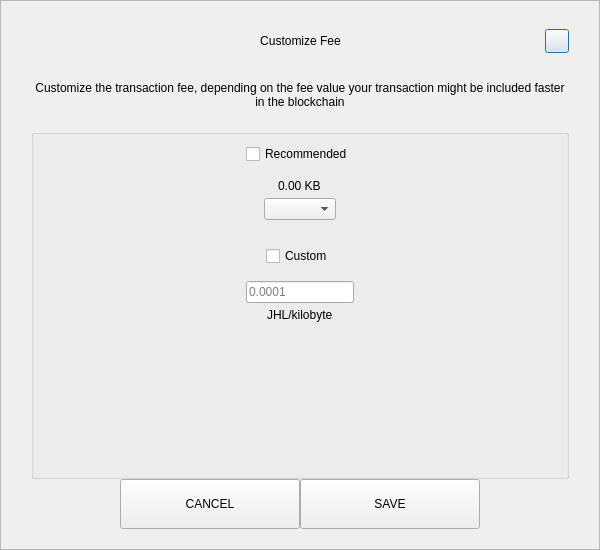
<?xml version="1.0" encoding="UTF-8"?>
<ui version="4.0">
 <class>SendCustomFeeDialog</class>
 <widget class="QDialog" name="SendCustomFeeDialog">
  <property name="geometry">
   <rect>
    <x>0</x>
    <y>0</y>
    <width>600</width>
    <height>550</height>
   </rect>
  </property>
  <property name="windowTitle">
   <string>Form</string>
  </property>
  <layout class="QVBoxLayout" name="verticalLayout_3">
   <property name="spacing">
    <number>0</number>
   </property>
   <property name="leftMargin">
    <number>0</number>
   </property>
   <property name="topMargin">
    <number>0</number>
   </property>
   <property name="rightMargin">
    <number>0</number>
   </property>
   <property name="bottomMargin">
    <number>0</number>
   </property>
   <item>
    <widget class="QFrame" name="frame">
     <property name="styleSheet">
      <string notr="true"/>
     </property>
     <property name="frameShape">
      <enum>QFrame::StyledPanel</enum>
     </property>
     <property name="frameShadow">
      <enum>QFrame::Raised</enum>
     </property>
     <layout class="QVBoxLayout" name="verticalLayout_2">
      <property name="spacing">
       <number>0</number>
      </property>
      <property name="leftMargin">
       <number>30</number>
      </property>
      <property name="topMargin">
       <number>20</number>
      </property>
      <property name="rightMargin">
       <number>30</number>
      </property>
      <property name="bottomMargin">
       <number>20</number>
      </property>
      <item>
       <layout class="QHBoxLayout" name="horizontalLayout_3">
        <property name="spacing">
         <number>0</number>
        </property>
        <item>
         <spacer name="horizontalSpacer_21">
          <property name="orientation">
           <enum>Qt::Horizontal</enum>
          </property>
          <property name="sizeHint" stdset="0">
           <size>
            <width>40</width>
            <height>20</height>
           </size>
          </property>
         </spacer>
        </item>
        <item>
         <widget class="QLabel" name="labelTitle">
          <property name="minimumSize">
           <size>
            <width>0</width>
            <height>40</height>
           </size>
          </property>
          <property name="maximumSize">
           <size>
            <width>16777215</width>
            <height>40</height>
           </size>
          </property>
          <property name="styleSheet">
           <string notr="true">padding-left:24px;</string>
          </property>
          <property name="text">
           <string>Customize Fee</string>
          </property>
          <property name="alignment">
           <set>Qt::AlignCenter</set>
          </property>
          <property name="margin">
           <number>7</number>
          </property>
         </widget>
        </item>
        <item>
         <spacer name="horizontalSpacer">
          <property name="orientation">
           <enum>Qt::Horizontal</enum>
          </property>
          <property name="sizeHint" stdset="0">
           <size>
            <width>40</width>
            <height>20</height>
           </size>
          </property>
         </spacer>
        </item>
        <item>
         <widget class="QPushButton" name="btnEsc">
          <property name="minimumSize">
           <size>
            <width>24</width>
            <height>24</height>
           </size>
          </property>
          <property name="maximumSize">
           <size>
            <width>24</width>
            <height>24</height>
           </size>
          </property>
          <property name="text">
           <string/>
          </property>
         </widget>
        </item>
       </layout>
      </item>
      <item>
       <spacer name="verticalSpacer_2">
        <property name="orientation">
         <enum>Qt::Vertical</enum>
        </property>
        <property name="sizeType">
         <enum>QSizePolicy::Fixed</enum>
        </property>
        <property name="sizeHint" stdset="0">
         <size>
          <width>20</width>
          <height>20</height>
         </size>
        </property>
       </spacer>
      </item>
      <item>
       <widget class="QLabel" name="labelMessage">
        <property name="text">
         <string>Customize the transaction fee, depending on the fee value your transaction might be included faster in the blockchain</string>
        </property>
        <property name="alignment">
         <set>Qt::AlignCenter</set>
        </property>
        <property name="wordWrap">
         <bool>true</bool>
        </property>
       </widget>
      </item>
      <item>
       <spacer name="verticalSpacer_3">
        <property name="orientation">
         <enum>Qt::Vertical</enum>
        </property>
        <property name="sizeType">
         <enum>QSizePolicy::Fixed</enum>
        </property>
        <property name="sizeHint" stdset="0">
         <size>
          <width>20</width>
          <height>20</height>
         </size>
        </property>
       </spacer>
      </item>
      <item>
       <widget class="QGroupBox" name="groupBox">
        <property name="title">
         <string/>
        </property>
        <layout class="QVBoxLayout" name="verticalLayout">
         <property name="leftMargin">
          <number>12</number>
         </property>
         <property name="rightMargin">
          <number>12</number>
         </property>
         <item>
          <layout class="QVBoxLayout" name="verticalLayout_4">
           <property name="spacing">
            <number>5</number>
           </property>
           <item alignment="Qt::AlignHCenter">
            <widget class="QCheckBox" name="checkBoxRecommended">
             <property name="text">
              <string>Recommended</string>
             </property>
            </widget>
           </item>
           <item>
            <spacer name="verticalSpacer_5">
             <property name="orientation">
              <enum>Qt::Vertical</enum>
             </property>
             <property name="sizeType">
              <enum>QSizePolicy::Fixed</enum>
             </property>
             <property name="sizeHint" stdset="0">
              <size>
               <width>20</width>
               <height>10</height>
              </size>
             </property>
            </spacer>
           </item>
           <item alignment="Qt::AlignHCenter">
            <widget class="QLabel" name="labelFee">
             <property name="text">
              <string>0.00 KB</string>
             </property>
            </widget>
           </item>
           <item alignment="Qt::AlignHCenter">
            <widget class="QComboBox" name="comboBoxRecommended"/>
           </item>
          </layout>
         </item>
         <item>
          <spacer name="verticalSpacer">
           <property name="orientation">
            <enum>Qt::Vertical</enum>
           </property>
           <property name="sizeType">
            <enum>QSizePolicy::Fixed</enum>
           </property>
           <property name="sizeHint" stdset="0">
            <size>
             <width>20</width>
             <height>20</height>
            </size>
           </property>
          </spacer>
         </item>
         <item>
          <layout class="QVBoxLayout" name="verticalLayout_5">
           <property name="spacing">
            <number>5</number>
           </property>
           <item alignment="Qt::AlignHCenter">
            <widget class="QCheckBox" name="checkBoxCustom">
             <property name="text">
              <string>Custom</string>
             </property>
            </widget>
           </item>
           <item>
            <spacer name="verticalSpacer_6">
             <property name="orientation">
              <enum>Qt::Vertical</enum>
             </property>
             <property name="sizeType">
              <enum>QSizePolicy::Fixed</enum>
             </property>
             <property name="sizeHint" stdset="0">
              <size>
               <width>20</width>
               <height>10</height>
              </size>
             </property>
            </spacer>
           </item>
           <item alignment="Qt::AlignHCenter">
            <widget class="QLineEdit" name="lineEditCustomFee">
             <property name="placeholderText">
              <string notr="true">0.0001</string>
             </property>
            </widget>
           </item>
           <item alignment="Qt::AlignHCenter">
            <widget class="QLabel" name="labelCustomFee">
             <property name="text">
              <string>JHL/kilobyte</string>
             </property>
            </widget>
           </item>
          </layout>
         </item>
         <item>
          <spacer name="verticalSpacer_4">
           <property name="orientation">
            <enum>Qt::Vertical</enum>
           </property>
           <property name="sizeHint" stdset="0">
            <size>
             <width>20</width>
             <height>40</height>
            </size>
           </property>
          </spacer>
         </item>
        </layout>
       </widget>
      </item>
      <item>
       <layout class="QHBoxLayout" name="horizontalLayout" stretch="1,2,2,1">
        <item>
         <spacer name="horizontalSpacer1">
          <property name="orientation">
           <enum>Qt::Horizontal</enum>
          </property>
          <property name="sizeHint" stdset="0">
           <size>
            <width>40</width>
            <height>20</height>
           </size>
          </property>
         </spacer>
        </item>
        <item>
         <widget class="QPushButton" name="btnCancel">
          <property name="minimumSize">
           <size>
            <width>180</width>
            <height>50</height>
           </size>
          </property>
          <property name="focusPolicy">
           <enum>Qt::NoFocus</enum>
          </property>
          <property name="text">
           <string>CANCEL</string>
          </property>
         </widget>
        </item>
        <item>
         <widget class="QPushButton" name="btnSave">
          <property name="minimumSize">
           <size>
            <width>180</width>
            <height>50</height>
           </size>
          </property>
          <property name="focusPolicy">
           <enum>Qt::NoFocus</enum>
          </property>
          <property name="text">
           <string>SAVE</string>
          </property>
         </widget>
        </item>
        <item>
         <spacer name="horizontalSpacer_2">
          <property name="orientation">
           <enum>Qt::Horizontal</enum>
          </property>
          <property name="sizeHint" stdset="0">
           <size>
            <width>40</width>
            <height>20</height>
           </size>
          </property>
         </spacer>
        </item>
       </layout>
      </item>
     </layout>
    </widget>
   </item>
  </layout>
 </widget>
 <resources/>
 <connections/>
</ui>
